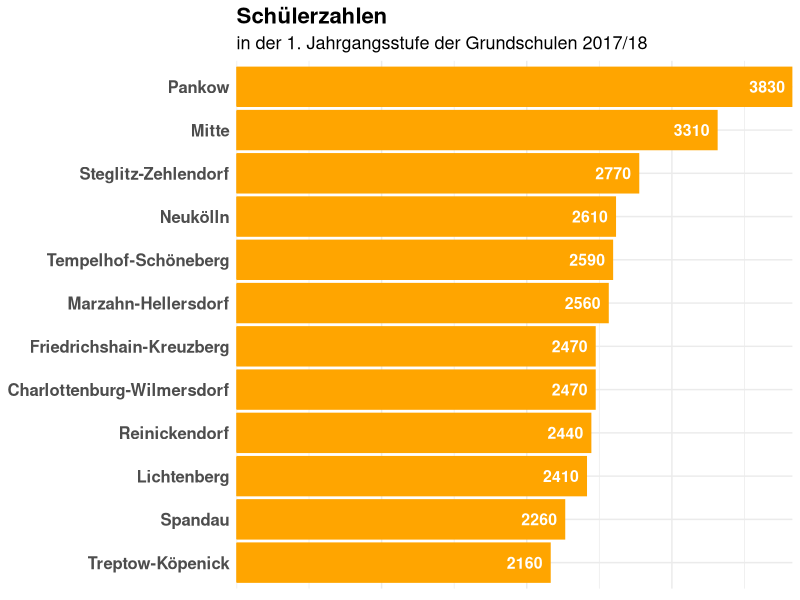
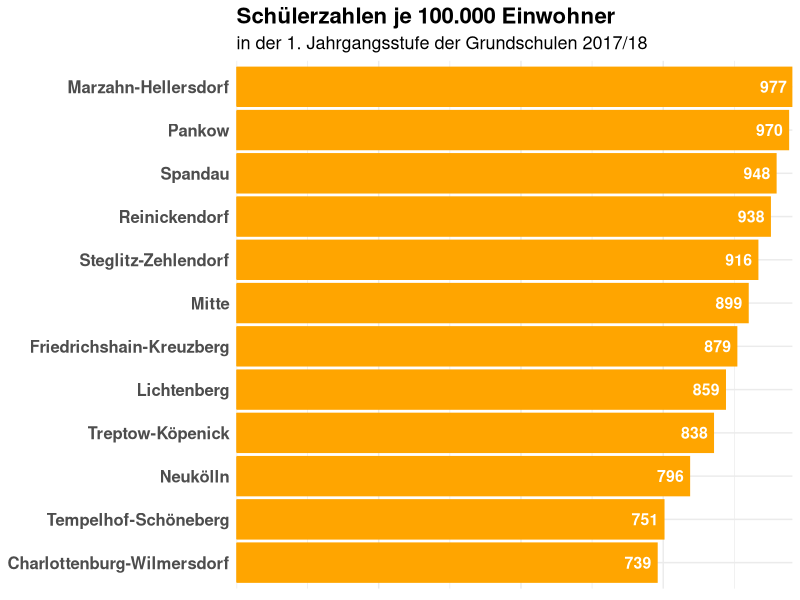

These charts were generated, in order, by the following R code:
library(tidyverse)

#' Daten einlesen
#' Quelle für die 
#' - Einschulungszahlen: https://twitter.com/tagesspiegel/status/906418940074655744
#' - Einwohnerzahlen: https://de.m.wikipedia.org/wiki/Liste_der_Bezirke_und_Ortsteile_Berlins
DF <- read_csv("data.csv") %>% 
  mutate(label = as.character(Einschulungen),
         Einschulungen_relativ = round(Einschulungen * 100000 / Einwohner),
         label_relativ = as.character(Einschulungen_relativ))

#' Tagesspiegel-Grafik reproduzieren:
p1 <- ggplot(DF, aes(x = reorder(Bezirk, Einschulungen), 
               y = Einschulungen, 
               label = label)) +
  geom_col(col = "orange", fill = "orange") +
  geom_text(size = 4, col = "white", 
            fontface = "bold",
            hjust = 1.2) +
  coord_flip() +
  scale_y_continuous(expand = c(0, 0)) +
  ggtitle("Schülerzahlen",
          subtitle = "in der 1. Jahrgangsstufe der Grundschulen 2017/18") +
  theme_minimal() +
  theme(axis.title = element_blank(),
        axis.text.x = element_blank(),
        axis.text.y = element_text(face = "bold", size = 12),
        plot.title = element_text(face = "bold", size = 16),
        plot.subtitle = element_text(size = 13))
ggsave("schuelerzahlen.png", plot = p1, device = "png")

#' Schülerzahlen je 100.000 Einwohner:
p2 <- ggplot(DF, aes(x = reorder(Bezirk, Einschulungen_relativ), 
               y = Einschulungen_relativ, 
               label = label_relativ)) +
  geom_col(col = "orange", fill = "orange") +
  geom_text(size = 4, col = "white", 
            fontface = "bold",
            hjust = 1.2) +
  coord_flip() +
  scale_y_continuous(expand = c(0, 0)) +
  ggtitle("Schülerzahlen je 100.000 Einwohner",
          subtitle = "in der 1. Jahrgangsstufe der Grundschulen 2017/18") +
  theme_minimal() +
  theme(axis.title = element_blank(),
        axis.text.x = element_blank(),
        axis.text.y = element_text(face = "bold", size = 12),
        plot.title = element_text(face = "bold", size = 16),
        plot.subtitle = element_text(size = 13))
ggsave("schuelerzahlen_je_100000_einwohner.png", plot = p2, device = "png")
        